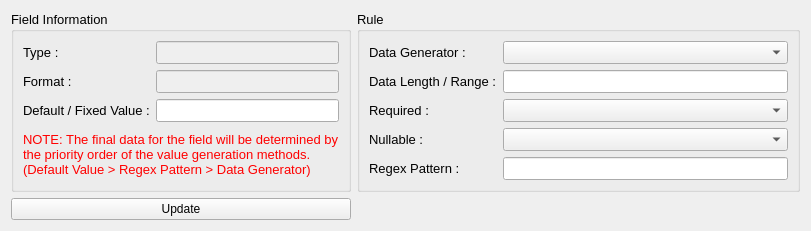
                         <widget class="QWidget" name="tab_13">
                          <attribute name="title">
                           <string>Data Rule</string>
                          </attribute>
                          <layout class="QHBoxLayout" name="horizontalLayout_18">
                           <item>
                            <layout class="QGridLayout" name="gridLayout_8" columnstretch="4,6">
                             <item row="1" column="0" rowspan="2">
                              <widget class="QGroupBox" name="group_positive_test_15">
                               <property name="sizePolicy">
                                <sizepolicy hsizetype="MinimumExpanding" vsizetype="MinimumExpanding">
                                 <horstretch>0</horstretch>
                                 <verstretch>0</verstretch>
                                </sizepolicy>
                               </property>
                               <property name="font">
                                <font>
                                 <family>Segoe UI</family>
                                 <pointsize>10</pointsize>
                                </font>
                               </property>
                               <property name="title">
                                <string>Field Information</string>
                               </property>
                               <layout class="QGridLayout" name="gridLayout_29">
                                <item row="2" column="0">
                                 <widget class="QLabel" name="label_53">
                                  <property name="font">
                                   <font>
                                    <family>Segoe UI</family>
                                    <pointsize>10</pointsize>
                                   </font>
                                  </property>
                                  <property name="text">
                                   <string>Default / Fixed Value :</string>
                                  </property>
                                  <property name="alignment">
                                   <set>Qt::AlignLeading|Qt::AlignLeft|Qt::AlignVCenter</set>
                                  </property>
                                 </widget>
                                </item>
                                <item row="0" column="0">
                                 <widget class="QLabel" name="label_54">
                                  <property name="font">
                                   <font>
                                    <family>Segoe UI</family>
                                    <pointsize>10</pointsize>
                                   </font>
                                  </property>
                                  <property name="text">
                                   <string>Type :</string>
                                  </property>
                                  <property name="alignment">
                                   <set>Qt::AlignLeading|Qt::AlignLeft|Qt::AlignVCenter</set>
                                  </property>
                                 </widget>
                                </item>
                                <item row="2" column="1">
                                 <widget class="QLineEdit" name="textbox_dependency_data_rule_value">
                                  <property name="font">
                                   <font>
                                    <family>Segoe UI</family>
                                    <pointsize>10</pointsize>
                                   </font>
                                  </property>
                                 </widget>
                                </item>
                                <item row="0" column="1">
                                 <widget class="QLineEdit" name="textbox_dependency_data_rule_type">
                                  <property name="enabled">
                                   <bool>false</bool>
                                  </property>
                                  <property name="font">
                                   <font>
                                    <family>Segoe UI</family>
                                    <pointsize>10</pointsize>
                                   </font>
                                  </property>
                                 </widget>
                                </item>
                                <item row="1" column="0">
                                 <widget class="QLabel" name="label_55">
                                  <property name="font">
                                   <font>
                                    <family>Segoe UI</family>
                                    <pointsize>10</pointsize>
                                   </font>
                                  </property>
                                  <property name="text">
                                   <string>Format :</string>
                                  </property>
                                  <property name="alignment">
                                   <set>Qt::AlignLeading|Qt::AlignLeft|Qt::AlignVCenter</set>
                                  </property>
                                 </widget>
                                </item>
                                <item row="1" column="1">
                                 <widget class="QLineEdit" name="textbox_dependency_data_rule_format">
                                  <property name="enabled">
                                   <bool>false</bool>
                                  </property>
                                  <property name="font">
                                   <font>
                                    <family>Segoe UI</family>
                                    <pointsize>10</pointsize>
                                   </font>
                                  </property>
                                 </widget>
                                </item>
                                <item row="3" column="0" colspan="2">
                                 <widget class="QLabel" name="label_13">
                                  <property name="font">
                                   <font>
                                    <family>Segoe UI</family>
                                    <pointsize>10</pointsize>
                                   </font>
                                  </property>
                                  <property name="styleSheet">
                                   <string notr="true">color:red;</string>
                                  </property>
                                  <property name="text">
                                   <string>NOTE: The final data for the field will be determined by the priority order of the value generation methods. (Default Value &gt; Regex Pattern &gt; Data Generator)</string>
                                  </property>
                                  <property name="wordWrap">
                                   <bool>true</bool>
                                  </property>
                                 </widget>
                                </item>
                               </layout>
                              </widget>
                             </item>
                             <item row="1" column="1" rowspan="2">
                              <widget class="QGroupBox" name="group_positive_test_17">
                               <property name="sizePolicy">
                                <sizepolicy hsizetype="MinimumExpanding" vsizetype="MinimumExpanding">
                                 <horstretch>0</horstretch>
                                 <verstretch>0</verstretch>
                                </sizepolicy>
                               </property>
                               <property name="font">
                                <font>
                                 <family>Segoe UI</family>
                                 <pointsize>10</pointsize>
                                </font>
                               </property>
                               <property name="title">
                                <string>Rule</string>
                               </property>
                               <layout class="QGridLayout" name="gridLayout_32">
                                <item row="2" column="0">
                                 <widget class="QLabel" name="label_61">
                                  <property name="font">
                                   <font>
                                    <family>Segoe UI</family>
                                    <pointsize>10</pointsize>
                                   </font>
                                  </property>
                                  <property name="text">
                                   <string>Required :</string>
                                  </property>
                                  <property name="alignment">
                                   <set>Qt::AlignLeading|Qt::AlignLeft|Qt::AlignVCenter</set>
                                  </property>
                                 </widget>
                                </item>
                                <item row="1" column="2">
                                 <widget class="QLineEdit" name="textbox_dependency_data_rule_data_length">
                                  <property name="font">
                                   <font>
                                    <family>Segoe UI</family>
                                    <pointsize>10</pointsize>
                                   </font>
                                  </property>
                                  <property name="text">
                                   <string/>
                                  </property>
                                 </widget>
                                </item>
                                <item row="0" column="2">
                                 <widget class="QComboBox" name="comboBox_dependency_data_rule_data_generator">
                                  <property name="font">
                                   <font>
                                    <family>Segoe UI</family>
                                    <pointsize>10</pointsize>
                                   </font>
                                  </property>
                                  <property name="layoutDirection">
                                   <enum>Qt::LeftToRight</enum>
                                  </property>
                                  <item>
                                   <property name="text">
                                    <string/>
                                   </property>
                                  </item>
                                  <item>
                                   <property name="text">
                                    <string>Random String</string>
                                   </property>
                                  </item>
                                  <item>
                                   <property name="text">
                                    <string>Random String (Without Special Characters)</string>
                                   </property>
                                  </item>
                                  <item>
                                   <property name="text">
                                    <string>Random Boolean</string>
                                   </property>
                                  </item>
                                  <item>
                                   <property name="text">
                                    <string>Random Integer</string>
                                   </property>
                                  </item>
                                  <item>
                                   <property name="text">
                                    <string>Random Number (Float)</string>
                                   </property>
                                  </item>
                                  <item>
                                   <property name="text">
                                    <string>Random DATE-TIME</string>
                                   </property>
                                  </item>
                                  <item>
                                   <property name="text">
                                    <string>Random EMAIL</string>
                                   </property>
                                  </item>
                                  <item>
                                   <property name="text">
                                    <string>Random IPV4</string>
                                   </property>
                                  </item>
                                  <item>
                                   <property name="text">
                                    <string>Random IPV6</string>
                                   </property>
                                  </item>
                                  <item>
                                   <property name="text">
                                    <string>Random HOSTNAME</string>
                                   </property>
                                  </item>
                                  <item>
                                   <property name="text">
                                    <string>Random UUID</string>
                                   </property>
                                  </item>
                                 </widget>
                                </item>
                                <item row="2" column="2">
                                 <widget class="QComboBox" name="comboBox_dependency_data_rule_required">
                                  <property name="font">
                                   <font>
                                    <family>Segoe UI</family>
                                    <pointsize>10</pointsize>
                                   </font>
                                  </property>
                                  <property name="layoutDirection">
                                   <enum>Qt::LeftToRight</enum>
                                  </property>
                                  <item>
                                   <property name="text">
                                    <string/>
                                   </property>
                                  </item>
                                  <item>
                                   <property name="text">
                                    <string>True</string>
                                   </property>
                                  </item>
                                  <item>
                                   <property name="text">
                                    <string>False</string>
                                   </property>
                                  </item>
                                 </widget>
                                </item>
                                <item row="1" column="0">
                                 <widget class="QLabel" name="label_56">
                                  <property name="font">
                                   <font>
                                    <family>Segoe UI</family>
                                    <pointsize>10</pointsize>
                                   </font>
                                  </property>
                                  <property name="text">
                                   <string>Data Length / Range :</string>
                                  </property>
                                  <property name="alignment">
                                   <set>Qt::AlignLeading|Qt::AlignLeft|Qt::AlignVCenter</set>
                                  </property>
                                 </widget>
                                </item>
                                <item row="3" column="0">
                                 <widget class="QLabel" name="label_59">
                                  <property name="font">
                                   <font>
                                    <family>Segoe UI</family>
                                    <pointsize>10</pointsize>
                                   </font>
                                  </property>
                                  <property name="text">
                                   <string>Nullable :</string>
                                  </property>
                                  <property name="alignment">
                                   <set>Qt::AlignLeading|Qt::AlignLeft|Qt::AlignVCenter</set>
                                  </property>
                                 </widget>
                                </item>
                                <item row="0" column="0">
                                 <widget class="QLabel" name="label_60">
                                  <property name="font">
                                   <font>
                                    <family>Segoe UI</family>
                                    <pointsize>10</pointsize>
                                   </font>
                                  </property>
                                  <property name="text">
                                   <string>Data Generator :</string>
                                  </property>
                                  <property name="alignment">
                                   <set>Qt::AlignLeading|Qt::AlignLeft|Qt::AlignVCenter</set>
                                  </property>
                                 </widget>
                                </item>
                                <item row="3" column="2">
                                 <widget class="QComboBox" name="comboBox_dependency_data_rule_nullable">
                                  <property name="font">
                                   <font>
                                    <family>Segoe UI</family>
                                    <pointsize>10</pointsize>
                                   </font>
                                  </property>
                                  <property name="layoutDirection">
                                   <enum>Qt::LeftToRight</enum>
                                  </property>
                                  <item>
                                   <property name="text">
                                    <string/>
                                   </property>
                                  </item>
                                  <item>
                                   <property name="text">
                                    <string>True</string>
                                   </property>
                                  </item>
                                  <item>
                                   <property name="text">
                                    <string>False</string>
                                   </property>
                                  </item>
                                 </widget>
                                </item>
                                <item row="4" column="0">
                                 <widget class="QLabel" name="label_114">
                                  <property name="font">
                                   <font>
                                    <family>Segoe UI</family>
                                    <pointsize>10</pointsize>
                                   </font>
                                  </property>
                                  <property name="text">
                                   <string>Regex Pattern :</string>
                                  </property>
                                  <property name="alignment">
                                   <set>Qt::AlignLeading|Qt::AlignLeft|Qt::AlignVCenter</set>
                                  </property>
                                 </widget>
                                </item>
                                <item row="4" column="2">
                                 <widget class="QLineEdit" name="textbox_dependency_data_rule_regex_pattern">
                                  <property name="font">
                                   <font>
                                    <family>Segoe UI</family>
                                    <pointsize>10</pointsize>
                                   </font>
                                  </property>
                                  <property name="text">
                                   <string/>
                                  </property>
                                 </widget>
                                </item>
                               </layout>
                              </widget>
                             </item>
                             <item row="3" column="0">
                              <widget class="QPushButton" name="btn_dependency_update_data_rule">
                               <property name="text">
                                <string>Update</string>
                               </property>
                              </widget>
                             </item>
                            </layout>
                           </item>
                          </layout>
                         </widget>
